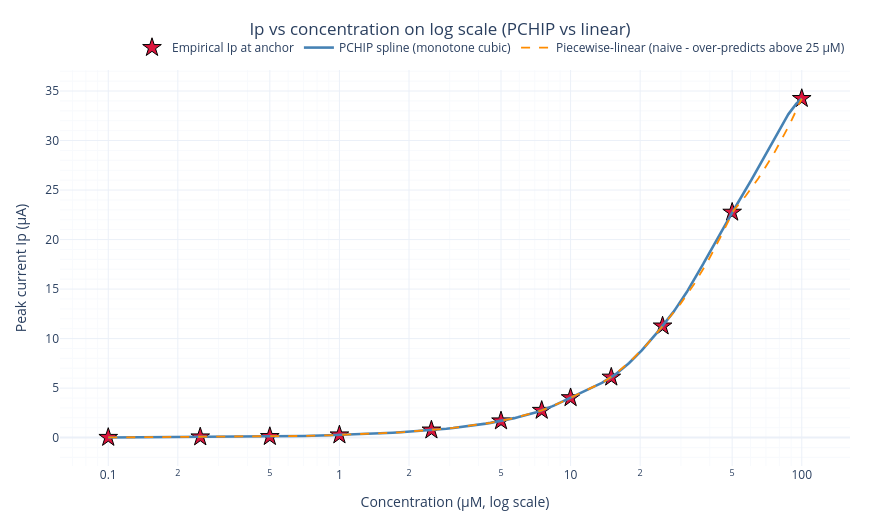

The code cell stored with this chart in its notebook:
### Code cell
# Figure of Full range, log x scale (so you can see the low-conc detail)
pchip_log_figure = go.Figure()

# Anchor stars (the ground truth)
pchip_log_figure.add_trace(go.Scatter(
    x=c_arr, y=Ip_arr,
    mode='markers', name='Empirical Ip at anchor',
    marker=dict(color='crimson', size=14, symbol='star',
                line=dict(color='black', width=1)),
    hovertemplate='c = %{x} µM<br>Ip = %{y:.4f} µA<extra></extra>',
))

# PCHIP - the physically-correct curve
pchip_log_figure.add_trace(go.Scatter(
    x=c_fine, y=Ip_pchip_fine,
    mode='lines', name='PCHIP spline (monotone cubic)',
    line=dict(color='steelblue', width=2.6),
    hovertemplate='c = %{x:.2f} µM<br>Ip_PCHIP = %{y:.4f} µA<extra></extra>',
))

# Naive linear (what i want to avoid above 25 µM)
pchip_log_figure.add_trace(go.Scatter(
    x=c_fine, y=Ip_linear_fine,
    mode='lines', name='Piecewise-linear (naive - over-predicts above 25 µM)',
    line=dict(color='darkorange', width=1.8, dash='dash'),
    hovertemplate='c = %{x:.2f} µM<br>Ip_linear = %{y:.4f} µA<extra></extra>',
))

pchip_log_figure.update_xaxes(type='log')
apply_default_plotly_layout(
    pchip_log_figure,
    title_text='Ip vs concentration on log scale (PCHIP vs linear)',
    xaxis_title='Concentration (µM, log scale)',
    yaxis_title='Peak current Ip (µA)',
)
pchip_log_figure.show()

### Figure 1 — Plotly figure (JSON) as saved in the notebook; plotly's stock layout.template omitted (floating-point values rounded to 4 significant figures; data arrays with more than 128 entries replaced by an {"elided": "..."} marker saying what was removed)
{"data": [{"hovertemplate": "c = %{x} µM<br>Ip = %{y:.4f} µA<extra></extra>", "marker": {"color": "crimson", "line": {"color": "black", "width": 1}, "size": 14, "symbol": "star"}, "mode": "markers", "name": "Empirical Ip at anchor", "type": "scatter", "x": [0.1, 0.25, 0.5, 1.0, 2.5, 5.0, 7.5, 10.0, 15.0, 25.0, 50.0, 100.0], "y": [0.01756, 0.06557, 0.1042, 0.2683, 0.7622, 1.682, 2.748, 4.026, 6.103, 11.27, 22.76, 34.24]}, {"hovertemplate": "c = %{x:.2f} µM<br>Ip_PCHIP = %{y:.4f} µA<extra></extra>", "line": {"color": "steelblue", "width": 2.6}, "mode": "lines", "name": "PCHIP spline (monotone cubic)", "type": "scatter", "x": {"elided": "500 float values"}, "y": {"elided": "500 float values"}}, {"hovertemplate": "c = %{x:.2f} µM<br>Ip_linear = %{y:.4f} µA<extra></extra>", "line": {"color": "darkorange", "dash": "dash", "width": 1.8}, "mode": "lines", "name": "Piecewise-linear (naive - over-predicts above 25 µM)", "type": "scatter", "x": {"elided": "500 float values"}, "y": {"elided": "500 float values"}}], "layout": {"height": 520, "legend": {"orientation": "h", "x": 1, "xanchor": "right", "y": 1.02, "yanchor": "bottom"}, "margin": {"b": 50, "l": 60, "r": 30, "t": 70}, "title": {"text": "Ip vs concentration on log scale (PCHIP vs linear)", "x": 0.5, "xanchor": "center"}, "width": 880, "xaxis": {"minor": {"showgrid": true}, "showgrid": true, "title": {"text": "Concentration (µM, log scale)"}, "type": "log"}, "yaxis": {"minor": {"showgrid": true}, "showgrid": true, "title": {"text": "Peak current Ip (µA)"}}}}
